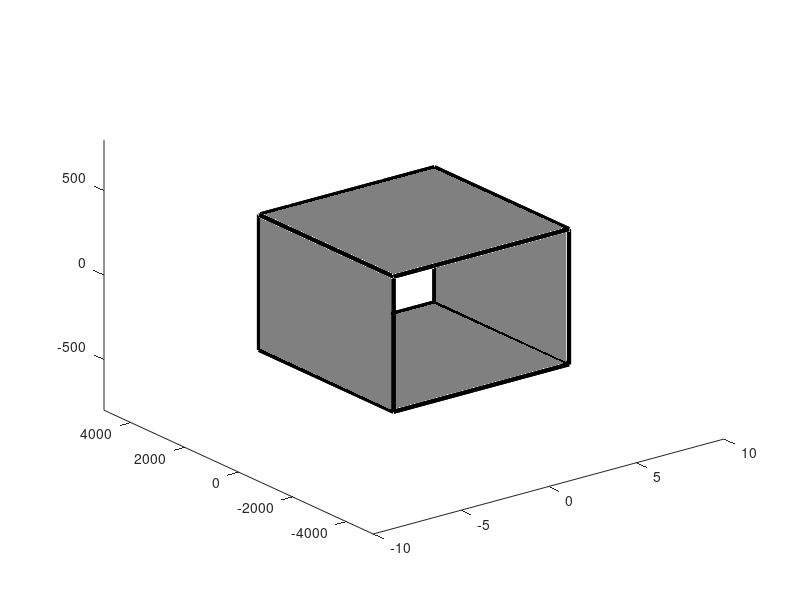

Reproduce this figure in MATLAB.
close all;
clear all;
clc;
hold on;

length = 10;
width = 5000;
height = 800;

axis([-length length -width width -height height]);
view(60,40)

points = zeros(8, 3);
points(1, :) = [ length / 2 ,  width / 2  ,  height / 2];
points(2, :) = [ length / 2 , -width / 2  ,  height / 2];
points(3, :) = [-length / 2 , -width / 2  ,  height / 2];
points(4, :) = [-length / 2 ,  width / 2  ,  height / 2];
points(5, :) = [ length / 2 ,  width / 2  , -height / 2];
points(6, :) = [ length / 2 , -width / 2  , -height / 2];
points(7, :) = [-length / 2 , -width / 2  , -height / 2];
points(8, :) = [-length / 2 ,  width / 2  , -height / 2];

faces = zeros(6, 4);
faces(1, :) = [1 , 2 , 3 , 4];
faces(2, :) = [5 , 6 , 7 , 8];
faces(3, :) = [1 , 2 , 6 , 5];
faces(4, :) = [4 , 3 , 7 , 8];
faces(5, :) = [2 , 6 , 7 , 3];
faces(6, :) = [5 , 1 , 4 , 8];

tPoints = zeros(5,3);
for i = 1 : 6
    for j = 1 : 4
        tPoints(j,1) = points(faces(i,j),1);
        tPoints(j,2) = points(faces(i,j),2);
        tPoints(j,3) = points(faces(i,j),3);
    end
    tPoints(5,:) = tPoints(1,:);
    hlines = line(tPoints(:,1),tPoints(:,2),tPoints(:,3));
    set(hlines,'LineWidth',3,'Color','k','LineStyle','-');

    if (i <= 4)
        fill3(tPoints(1:4,1),tPoints(1:4,2),tPoints(1:4,3),[0.5 0.5 0.5]);
    end
end

